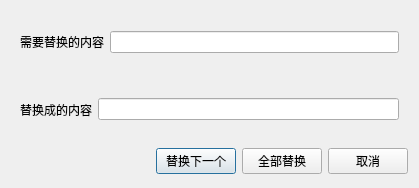
<?xml version="1.0" encoding="UTF-8"?>
<ui version="4.0">
 <class>textReplaceDialog</class>
 <widget class="QDialog" name="textReplaceDialog">
  <property name="geometry">
   <rect>
    <x>0</x>
    <y>0</y>
    <width>419</width>
    <height>188</height>
   </rect>
  </property>
  <property name="windowTitle">
   <string>替换</string>
  </property>
  <layout class="QVBoxLayout" name="verticalLayout">
   <item>
    <widget class="QWidget" name="widget_2" native="true">
     <layout class="QHBoxLayout" name="horizontalLayout_2">
      <item>
       <widget class="QLabel" name="label">
        <property name="text">
         <string>需要替换的内容</string>
        </property>
       </widget>
      </item>
      <item>
       <widget class="QLineEdit" name="checkText"/>
      </item>
     </layout>
    </widget>
   </item>
   <item>
    <widget class="QWidget" name="widget" native="true">
     <layout class="QHBoxLayout" name="horizontalLayout">
      <item>
       <widget class="QLabel" name="label_2">
        <property name="text">
         <string>替换成的内容</string>
        </property>
       </widget>
      </item>
      <item>
       <widget class="QLineEdit" name="targetText"/>
      </item>
     </layout>
    </widget>
   </item>
   <item>
    <layout class="QHBoxLayout">
     <property name="spacing">
      <number>6</number>
     </property>
     <property name="leftMargin">
      <number>0</number>
     </property>
     <property name="topMargin">
      <number>0</number>
     </property>
     <property name="rightMargin">
      <number>0</number>
     </property>
     <property name="bottomMargin">
      <number>0</number>
     </property>
     <item>
      <spacer>
       <property name="orientation">
        <enum>Qt::Horizontal</enum>
       </property>
       <property name="sizeHint" stdset="0">
        <size>
         <width>131</width>
         <height>31</height>
        </size>
       </property>
      </spacer>
     </item>
     <item>
      <widget class="QPushButton" name="replace_next">
       <property name="text">
        <string>替换下一个</string>
       </property>
      </widget>
     </item>
     <item>
      <widget class="QPushButton" name="replace_all">
       <property name="text">
        <string>全部替换</string>
       </property>
      </widget>
     </item>
     <item>
      <widget class="QPushButton" name="cancelButton">
       <property name="text">
        <string>取消</string>
       </property>
      </widget>
     </item>
    </layout>
   </item>
  </layout>
 </widget>
 <resources/>
 <connections>
  <connection>
   <sender>cancelButton</sender>
   <signal>clicked()</signal>
   <receiver>textReplaceDialog</receiver>
   <slot>reject()</slot>
   <hints>
    <hint type="sourcelabel">
     <x>369</x>
     <y>253</y>
    </hint>
    <hint type="destinationlabel">
     <x>179</x>
     <y>282</y>
    </hint>
   </hints>
  </connection>
 </connections>
</ui>
